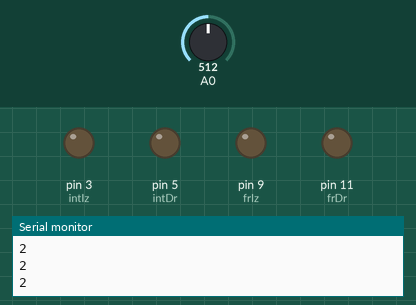
The sketch below on a simulated Arduino Uno, built with avr-gcc and run on an emulated ATmega328P. On the bench: output pins drawn as LEDs (lit = HIGH), the last lines printed to the serial monitor. Dashed ring = blinking. The test bench sets the inputs (shaded band); at power-on: A0 = 512. Random numbers use the default seed unless the sketch sets one.

Above: at 1.2 s.
1.3 s: A0 set to 348
2.8 s: A0 set to 333
At 8.2 s:
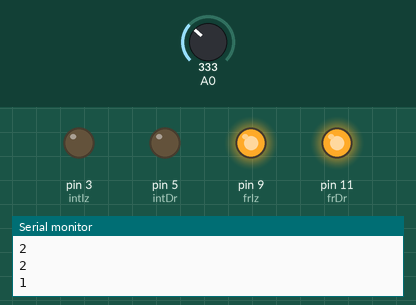
8.8 s: A0 set to 716
At 9.7 s:
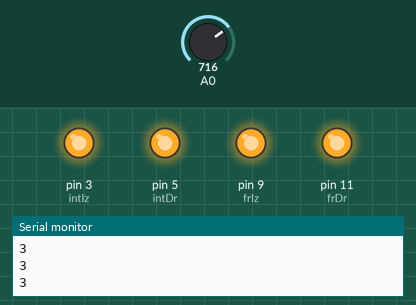
10.3 s: A0 set to 306
At 10.88 s:
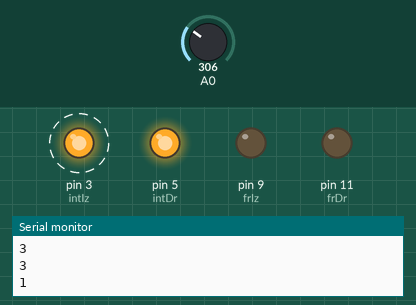
Timing chart, 0 to 14.3 s (numbered marks = the images above; inputs shaded):
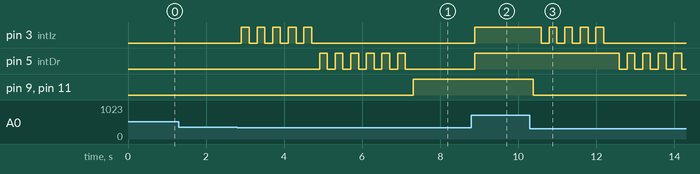

The sketch:

boda_fotocall.ino
```cpp
int intIz=3;
int intDr=5;
int frIz=9;
int frDr=11;

int tiempoIntermitencia = 200;

int estado=0;

void setup() {
  // Inicializa las salidas
  pinMode(intIz,OUTPUT);
  pinMode(intDr,OUTPUT);
  pinMode(frIz,OUTPUT);
  pinMode(frDr,OUTPUT);
  Serial.begin(9600);
  randomSeed(analogRead(A0)); // Semilla aleatoria
}

// the loop function runs over and over again forever
void loop() {
  delay(50);
  estado=map(analogRead(A0),0,1023,1,4);
  delay(50);

  Serial.println(estado);

  switch (estado) {
      case 1:
         // estado1: intermitente 1, intermitente 2 y frena
        noFrenar();
        Intermitente(random(1,5)+random(1,5),intIz,tiempoIntermitencia);
        Intermitente(random(1,5)+random(1,5),intDr,tiempoIntermitencia);
        Frenar();
        delay(random(500,1000)+random(500,1000));
        break;
      case 2:
        //do something when var equals 2
        break;
      default:
          IntermitentesEncendidos();
          Frenar();
      break;
    }


}

void Frenar() {
  digitalWrite(frIz, HIGH);
  digitalWrite(frDr, HIGH);
}

void noFrenar() {
  digitalWrite(frIz, LOW);
  digitalWrite(frDr, LOW);
}

// Función que pone en marcha un intermitente
void Intermitente(int veces, int cual, int tiempo) {
  int i;
  for (i=0;i<veces;i++) {
    digitalWrite(cual, HIGH);
    delay(tiempo);
    digitalWrite(cual, LOW);
    delay(tiempo);
  }
}

void IntermitentesEncendidos(){
    digitalWrite(intDr, HIGH);
    digitalWrite(intIz, HIGH);
}

void IntermitentesApagados(){
    digitalWrite(intDr, LOW);
    digitalWrite(intIz, LOW);
}
```

Measured:
- the behaviour switches between 341 and 340 on A0 (found by bisection; images 0 and 1)
- after the input at 2.8 s, pin 3 (intIz): alternates HIGH for 0.20 s and LOW for 0.20 s, 10 changes in all, then stays LOW, starting after 0.11 s; pin 5 (intDr): alternates HIGH for 0.20 s and LOW for 0.20 s, 12 changes in all, then stays LOW, starting after 2.1 s; pin 9 (frIz), pin 11 (frDr): LOW → HIGH after 4.5 s
- after the input at 8.8 s, pin 5 (intDr): LOW → HIGH after 0.08 s
- after the input at 10.3 s, pin 3 (intIz): alternates HIGH for 0.20 s and LOW for 0.20 s, 9 changes in all, then stays LOW, starting after 0.29 s; pin 5 (intDr): alternates HIGH for 0.20 s and LOW for 0.20 s, starting after 2.3 s; pin 9 (frIz), pin 11 (frDr): HIGH → LOW after 0.09 s
